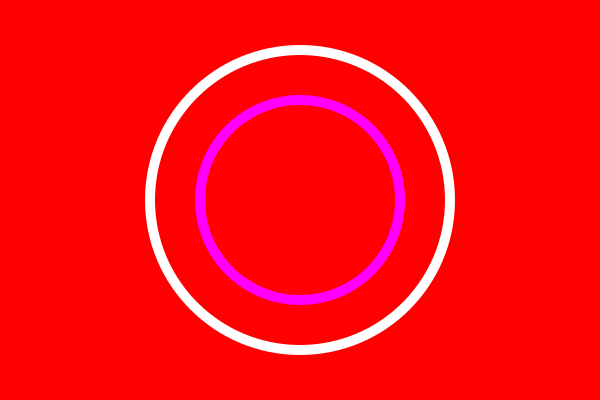

The Python source for this figure:
import cairo
import math

# Set up pycairo
surface = cairo.ImageSurface (cairo.FORMAT_RGB24, 600, 400)
ctx = cairo.Context(surface)
ctx.set_source_rgb(0.8, 0.8, 0.8)

# Small Circle
ctx.arc(300, 200, 50, 0, 2*math.pi)
ctx.set_source_rgb(1, 0, 0)
ctx.paint()
ctx.set_line_width(10)
ctx.stroke()

# Medium Circle
ctx.arc(300, 200, 100, 0, 2*math.pi)
ctx.set_source_rgb(1, 0, 1)
ctx.set_line_width(10)
ctx.stroke()

# Large Circle
ctx.arc(300, 200, 150, 0, 2*math.pi)
ctx.set_source_rgb(1, 1, 1)
ctx.set_line_width(10)
ctx.stroke()

#Displaying the circle
surface.write_to_png("Basic drawing operations/circle.png")
